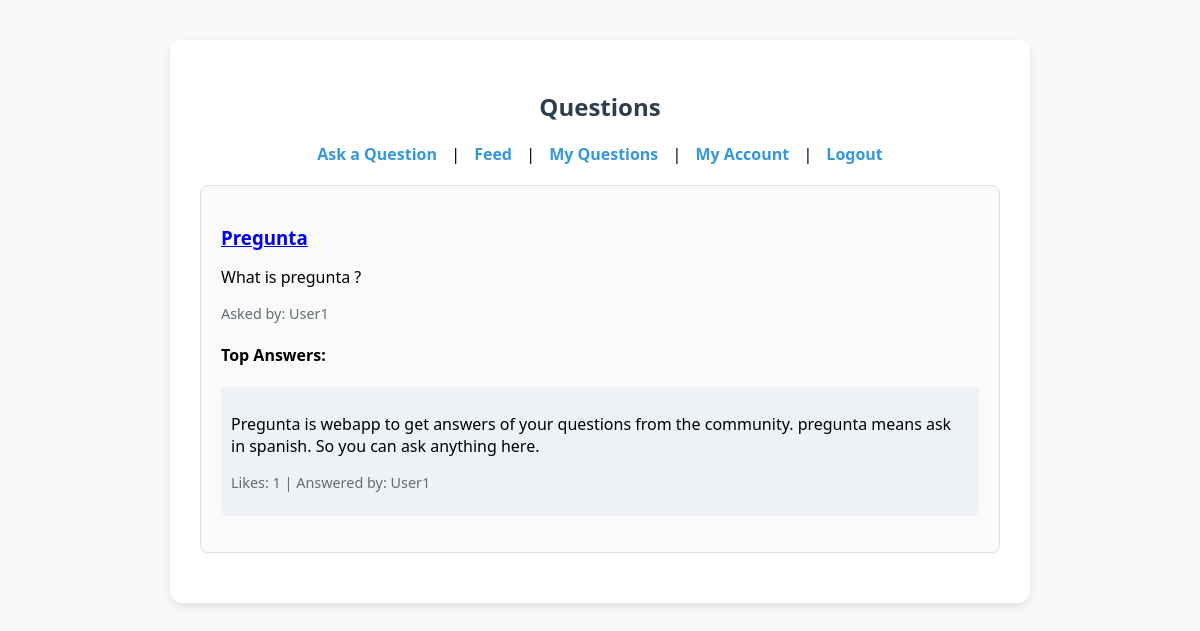
Page /questions/ (signed in) on the earlier database version.
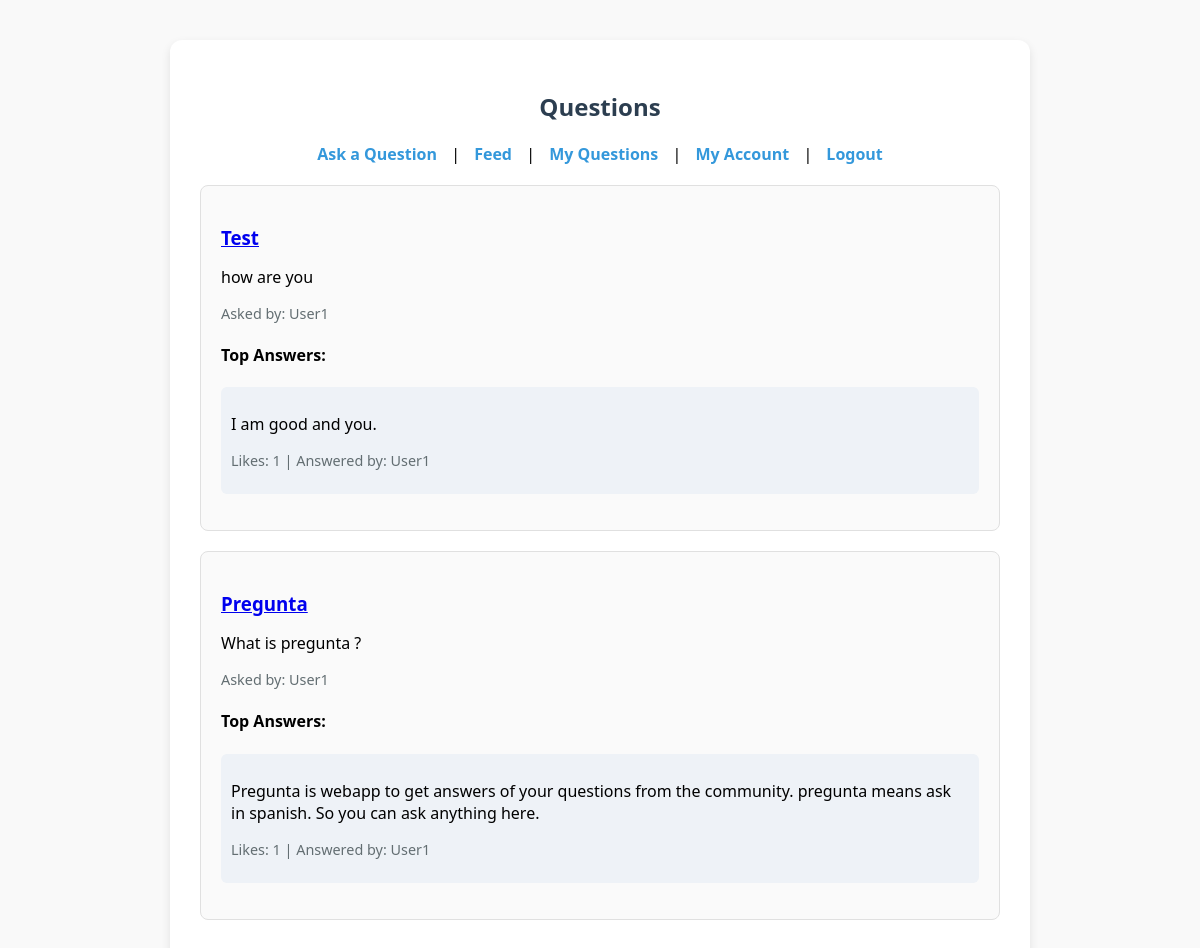
Same page on the later database version.
### core/models.py (models this page shows, shortened)
class Question(models.Model):
    user = models.ForeignKey(User, on_delete=models.CASCADE)
    title = models.CharField(max_length=255)
    body = models.TextField()
    created_at = models.DateTimeField(auto_now_add=True)

class Answer(models.Model):
    user = models.ForeignKey(User, on_delete=models.CASCADE)
    question = models.ForeignKey(Question, on_delete=models.CASCADE)
    body = models.TextField()
    created_at = models.DateTimeField(auto_now_add=True)

### core/views.py (the view)
# urls.py: path('questions/', views.my_questions, name='my_questions'),
def my_questions(request):
    questions = (
        Question.objects
        .filter(user=request.user)
        .select_related('user')
        .prefetch_related(
            Prefetch(
                'answer_set',
                queryset=Answer.objects
                    .annotate(num_likes=Count('like'))
                    .select_related('user')
                    .order_by('-num_likes', '-created_at')[:3],
                to_attr='top_answers'
            )
        )
        .order_by('-created_at')
    )
    return render(request, 'question_list.html', {'questions': questions, 'tab': 'my'})

### core/templates/question_list.html (shortened to what this page needs)
{% extends 'base.html' %}
{% block content %}
  <h2>Questions</h2>
  <div class="auth-links">
    <a href="{% url 'ask_question' %}">Ask a Question</a> |
    <a href="{% url 'question_list' %}" {% if tab == 'all' %}style="font-weight:bold"{% endif %}>Feed</a> |
    <a href="{% url 'my_questions' %}" {% if tab == 'my' %}style="font-weight:bold"{% endif %}>My Questions</a> |
    <a href="{% url 'my_account' %}">My Account</a> |
    <a href="{% url 'logout' %}">Logout</a>
  </div>
  {% for question in questions %}
    <div class="question-card">
      <h3><a href="{% url 'question_detail' question.pk %}">{{ question.title }}</a></h3>
      <p>{{ question.body }}</p>
      <p class="likes">Asked by: {{ question.user.username }}</p>
      {% if question.top_answers %}
        <h4>Top Answers:</h4>
        <ul class="top-answers">
          {% for answer in question.top_answers %}
            <li>
              <p>{{ answer.body }}</p>
              <p class="likes">Likes: {{ answer.num_likes }} | Answered by: {{ answer.user.username }}</p>
            </li>
          {% endfor %}
        </ul>
      {% else %}
        <p>No answers yet.</p>
      {% endif %}
    </div>
  {% empty %}
    <p>No questions found.</p>
  {% endfor %}
{% endblock %}

### core/templates/base.html (shortened to what this page needs)
{% load static %}
<!DOCTYPE html>
<html lang="en">
<head>
  <link rel="stylesheet" href="{% static 'css/base.css' %}">
</head>
<body>
  <div class="container">
    {% block content %}
    {% endblock %}
  </div>
</body>
</html>

### core/static/css/base.css (style rules this page uses)
body { font-family: 'Segoe UI', sans-serif; background-color: #f9f9f9; margin: 0; padding: 0; }
.container { width: 90%; max-width: 800px; margin: 40px auto; background: #fff; padding: 30px; border-radius: 12px; box-shadow: 0 4px 10px rgba(0,0,0,0.1); }
h1, h2 { text-align: center; color: #2c3e50; }
.auth-links { text-align: center; margin-bottom: 20px; }
.auth-links a { text-decoration: none; color: #3498db; font-weight: bold; margin: 0 10px; }
.likes { font-size: 0.9em; color: #636e72; }
.question-card { padding: 20px; margin: 20px 0; border: 1px solid #e0e0e0; border-radius: 8px; background-color: #fafafa; }
.question-card h3 { margin-bottom: 5px; }
.top-answers { list-style: none; padding-left: 0; margin-top: 10px; }
.top-answers li { background-color: #eef2f7; padding: 10px; margin-bottom: 10px; border-radius: 6px; }

Differences in the rows shown:
added Question: title "Test", body "how are you", user.username "User1"
added Answer: body "I am good and you.", num_likes "1", user.username "User1", shown under "Test"
